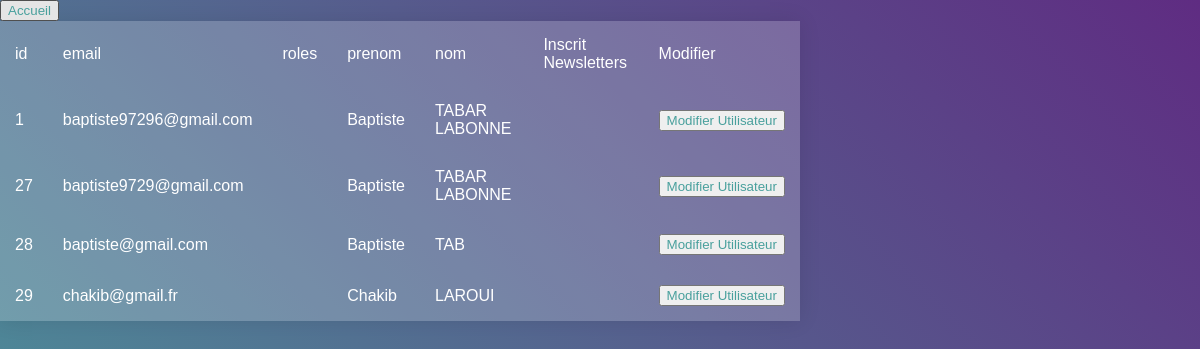
The app's page /utilisateurs.php, older data.
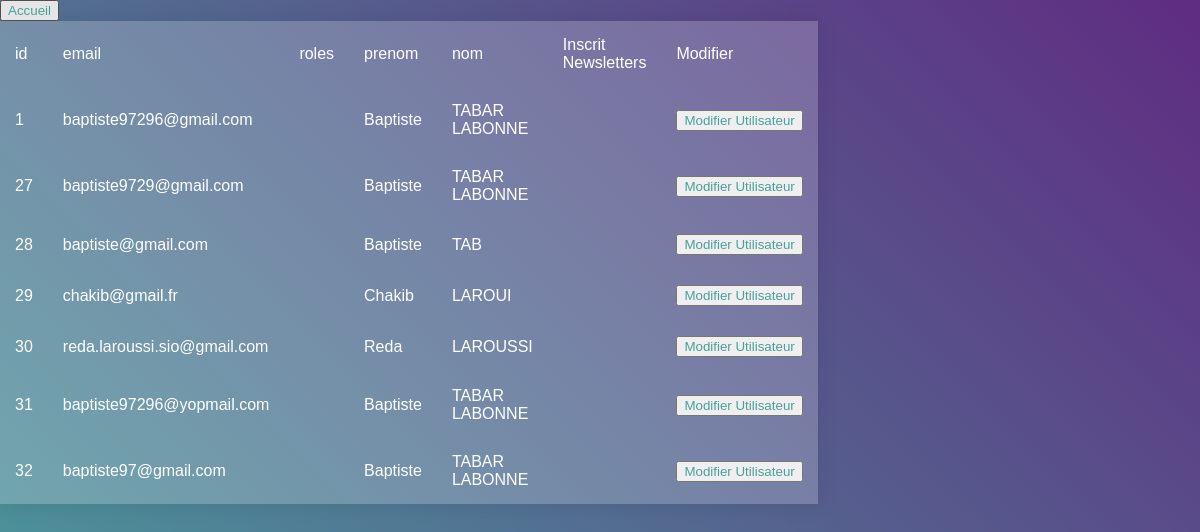
The same page, newer data.
### tables this page shows
CREATE TABLE IF NOT EXISTS `users` (
  `id` int(11) NOT NULL AUTO_INCREMENT,
  `nom` varchar(255) NOT NULL,
  `prenom` varchar(255) NOT NULL,
  `password` varchar(255) NOT NULL,
  `email` varchar(255) NOT NULL,
  `role` enum('ROLE_USER','ROLE_ADMIN') NOT NULL DEFAULT 'ROLE_USER',
  `nb_events` int(11) NOT NULL DEFAULT '0',
  `newsletter` tinyint(1) DEFAULT '0',
  PRIMARY KEY (`id`)
);

### public/fonction.php (called while the page is built, shortened)
<?php
require_once 'connexion_bd.php';
function affichUsers(){
    global $pdo;
    $query = 'SELECT * FROM users';
    $prep = $pdo->prepare($query);
    $prep->execute();
    return $prep->fetchAll();
}

### public/utilisateurs.php (the view, shortened to what this page needs)
<?php
require_once 'fonction.php';
$users = affichUsers();
?>
<html>
    <link href="styleUtilisateurs.css" rel="stylesheet">
<table class="table">
    <tr>
        <td>id</td>
        <td>email</td>
        <td>roles</td>
        <td>prenom</td>
        <td>nom</td>
        <td>Inscrit Newsletters</td>
        <td>Modifier</td>
    </tr>
    <?php foreach ($users as $use): ?>
        <tr>
            <td>
                <?php echo $use->id ?>
            </td>
            <td>
                <?php echo $use->email ?>
            </td>
            <td>
            </td>
            <td>
                <?php echo $use->prenom ?>
            </td>
            <td>
                <?php echo $use->nom ?>
            </td>
            <td>
            </td>
            <td><a href="UpdateUsers.php?id=<?php echo $use->id ?> "><input type='submit' class='btn btn-primary'
                        value='Modifier Utilisateur'></a></td>
        </tr>
    <?php endforeach; ?>
    <a href="index.php?"><input type='submit' class='btn btn-primary' value='Accueil'></a></td>
</html>

Row changes from the older to the newer data that the page shows:
added users: id "30", email "reda.laroussi.sio@gmail.com", prenom "Reda", nom "LAROUSSI"
added users: id "31", email "baptiste97296@yopmail.com", prenom "Baptiste", nom "TABAR LABONNE"
added users: id "32", email "baptiste97@gmail.com", prenom "Baptiste", nom "TABAR LABONNE"
